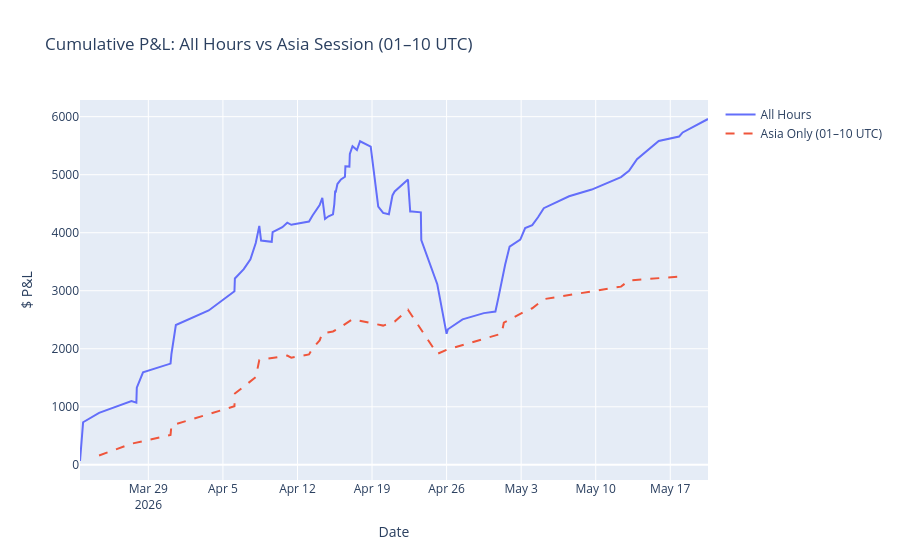

Write notebook code for a chart like this one.
### Markdown cell above
## Strategy Comparison: All Hours vs Asia Only

Re-run the All-Hours backtest for a direct side-by-side comparison. This is the key test: does restricting to Asia hours improve Sharpe?

### Code cell
# ── Load the All-Hours backtest for comparison ──────────────────────
trades_all = run_full_backtest(surface, session_hours=None)
metrics_all  = compute_metrics(trades_all)
metrics_asia = compute_metrics(trades)

cmp = pd.DataFrame(
    {"All Hours": metrics_all, "Asia Only (01–10 UTC)": metrics_asia},
).T

print("\n=== STRATEGY COMPARISON ===")
display(cmp[["n_trades", "total_return_$", "annualised_pct",
             "sharpe_ratio", "win_rate_pct", "max_drawdown_$",
             "itm_rate_pct", "total_tc_$"]])

# Overlay cumulative PnL
trades_all_pd  = trades_all.to_pandas()
trades_asia_pd = trades.to_pandas()
for tdf in [trades_all_pd, trades_asia_pd]:
    tdf["expiry_ts"] = pd.to_datetime(tdf["expiry_ts"], utc=True)
    tdf.sort_values("expiry_ts", inplace=True)
    tdf["cum_pnl"] = tdf["pnl"].cumsum()

fig_cmp = go.Figure()
fig_cmp.add_trace(go.Scatter(
    x=trades_all_pd["expiry_ts"],  y=trades_all_pd["cum_pnl"],
    name="All Hours", line=dict(width=2),
))
fig_cmp.add_trace(go.Scatter(
    x=trades_asia_pd["expiry_ts"], y=trades_asia_pd["cum_pnl"],
    name="Asia Only (01–10 UTC)", line=dict(width=2, dash="dash"),
))
fig_cmp.update_layout(
    title="Cumulative P&L: All Hours vs Asia Session (01–10 UTC)",
    xaxis_title="Date", yaxis_title="$ P&L", hovermode="x unified",
)
fig_cmp.show()
